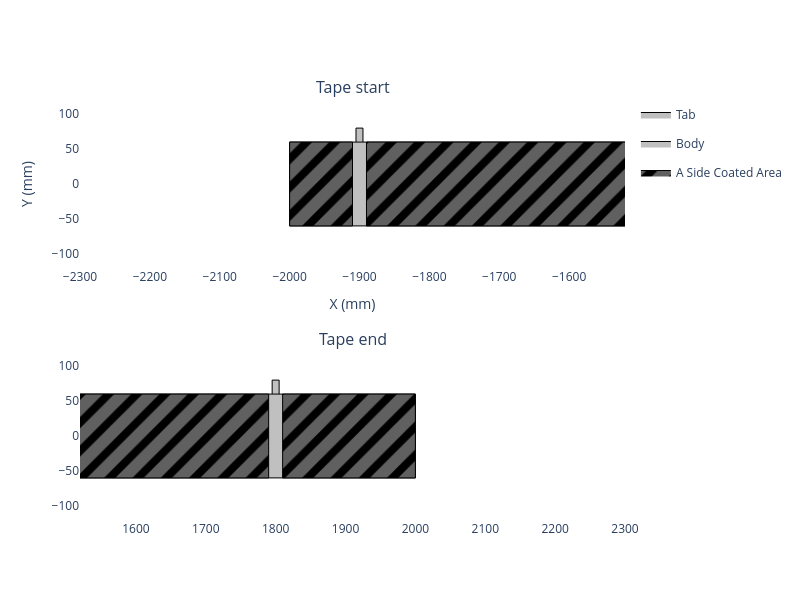

The notebook cell this image was saved under:
### Code cell
# Create the current collector object

current_collector_tab = WeldTab(
    material=tab_current_collector_material,
    width=10,
    length=100,
    thickness=10
)

cathode_current_collector = TabWeldedCurrentCollector(
    material=cathode_current_collector_material,
    weld_tab=current_collector_tab,
    tab_overhang=20,
    skip_coat_width=20,
    length=4000,
    width=120,
    thickness=12,
    weld_tab_positions=[100, 500, 1500, 2500, 3500, 3800],
    tab_weld_side='b'
)

cathode_current_collector.get_top_down_view(width=800, height=600).show()

### Figure 1 — Plotly figure (JSON) as saved in the notebook; plotly's stock layout.template omitted (floating-point values rounded to 4 significant figures)
{"data": [{"fill": "toself", "fillcolor": "#C0C0C0", "legendgroup": "Tab", "line": {"color": "black", "width": 1}, "mode": "lines", "name": "Tab", "showlegend": true, "type": "scatter", "x": [-1905.0, -1905.0, -1895.0, -1895.0, -1905.0], "xaxis": "x", "y": [-20.0, 80.0, 80.0, -20.0, -20.0], "yaxis": "y"}, {"fill": "toself", "fillcolor": "#C0C0C0", "legendgroup": "Tab", "line": {"color": "black", "width": 1}, "mode": "lines", "name": "Tab", "showlegend": false, "type": "scatter", "x": [-1905.0, -1905.0, -1895.0, -1895.0, -1905.0], "xaxis": "x2", "y": [-20.0, 80.0, 80.0, -20.0, -20.0], "yaxis": "y2"}, {"fill": "toself", "fillcolor": "#C0C0C0", "legendgroup": "Tab", "line": {"color": "black", "width": 1}, "mode": "lines", "name": "Tab", "showlegend": false, "type": "scatter", "x": [-1505.0, -1505.0, -1495.0, -1495.0, -1505.0], "xaxis": "x", "y": [-20.0, 80.0, 80.0, -20.0, -20.0], "yaxis": "y"}, {"fill": "toself", "fillcolor": "#C0C0C0", "legendgroup": "Tab", "line": {"color": "black", "width": 1}, "mode": "lines", "name": "Tab", "showlegend": false, "type": "scatter", "x": [-1505.0, -1505.0, -1495.0, -1495.0, -1505.0], "xaxis": "x2", "y": [-20.0, 80.0, 80.0, -20.0, -20.0], "yaxis": "y2"}, {"fill": "toself", "fillcolor": "#C0C0C0", "legendgroup": "Tab", "line": {"color": "black", "width": 1}, "mode": "lines", "name": "Tab", "showlegend": false, "type": "scatter", "x": [-505.0, -505.0, -495.0, -495.0, -505.0], "xaxis": "x", "y": [-20.0, 80.0, 80.0, -20.0, -20.0], "yaxis": "y"}, {"fill": "toself", "fillcolor": "#C0C0C0", "legendgroup": "Tab", "line": {"color": "black", "width": 1}, "mode": "lines", "name": "Tab", "showlegend": false, "type": "scatter", "x": [-505.0, -505.0, -495.0, -495.0, -505.0], "xaxis": "x2", "y": [-20.0, 80.0, 80.0, -20.0, -20.0], "yaxis": "y2"}, {"fill": "toself", "fillcolor": "#C0C0C0", "legendgroup": "Tab", "line": {"color": "black", "width": 1}, "mode": "lines", "name": "Tab", "showlegend": false, "type": "scatter", "x": [495.0, 495.0, 505.0, 505.0, 495.0], "xaxis": "x", "y": [-20.0, 80.0, 80.0, -20.0, -20.0], "yaxis": "y"}, {"fill": "toself", "fillcolor": "#C0C0C0", "legendgroup": "Tab", "line": {"color": "black", "width": 1}, "mode": "lines", "name": "Tab", "showlegend": false, "type": "scatter", "x": [495.0, 495.0, 505.0, 505.0, 495.0], "xaxis": "x2", "y": [-20.0, 80.0, 80.0, -20.0, -20.0], "yaxis": "y2"}, {"fill": "toself", "fillcolor": "#C0C0C0", "legendgroup": "Tab", "line": {"color": "black", "width": 1}, "mode": "lines", "name": "Tab", "showlegend": false, "type": "scatter", "x": [1495.0, 1495.0, 1505.0, 1505.0, 1495.0], "xaxis": "x", "y": [-20.0, 80.0, 80.0, -20.0, -20.0], "yaxis": "y"}, {"fill": "toself", "fillcolor": "#C0C0C0", "legendgroup": "Tab", "line": {"color": "black", "width": 1}, "mode": "lines", "name": "Tab", "showlegend": false, "type": "scatter", "x": [1495.0, 1495.0, 1505.0, 1505.0, 1495.0], "xaxis": "x2", "y": [-20.0, 80.0, 80.0, -20.0, -20.0], "yaxis": "y2"}, {"fill": "toself", "fillcolor": "#C0C0C0", "legendgroup": "Tab", "line": {"color": "black", "width": 1}, "mode": "lines", "name": "Tab", "showlegend": false, "type": "scatter", "x": [1795.0, 1795.0, 1805.0, 1805.0, 1795.0], "xaxis": "x", "y": [-20.0, 80.0, 80.0, -20.0, -20.0], "yaxis": "y"}, {"fill": "toself", "fillcolor": "#C0C0C0", "legendgroup": "Tab", "line": {"color": "black", "width": 1}, "mode": "lines", "name": "Tab", "showlegend": false, "type": "scatter", "x": [1795.0, 1795.0, 1805.0, 1805.0, 1795.0], "xaxis": "x2", "y": [-20.0, 80.0, 80.0, -20.0, -20.0], "yaxis": "y2"}, {"fill": "toself", "fillcolor": "#C0C0C0", "legendgroup": "Body", "line": {"color": "black", "width": 1}, "mode": "lines", "name": "Body", "showlegend": true, "type": "scatter", "x": [-2000.0, -2000.0, 2000.0, 2000.0, -2000.0], "xaxis": "x", "y": [-60.0, 60.0, 60.0, -60.0, -60.0], "yaxis": "y"}, {"fill": "toself", "fillcolor": "#C0C0C0", "legendgroup": "Body", "line": {"color": "black", "width": 1}, "mode": "lines", "name": "Body", "showlegend": false, "type": "scatter", "x": [-2000.0, -2000.0, 2000.0, 2000.0, -2000.0], "xaxis": "x2", "y": [-60.0, 60.0, 60.0, -60.0, -60.0], "yaxis": "y2"}, {"fill": "toself", "fillcolor": "black", "fillpattern": {"fgcolor": "#C0C0C0", "shape": "/", "size": 20, "solidity": 0.6}, "legendgroup": "A Side Coated Area", "line": {"color": "black", "width": 1}, "mode": "lines", "name": "A Side Coated Area", "type": "scatter", "x": [-2000.0, -1910.0, -1910.0, -2000.0, -2000.0, NaN, -1890.0, -1510.0, -1510.0, -1890.0, -1890.0, NaN, -1490.0, -510.0, -510.0, -1490.0, -1490.0, NaN, -490.0, 490.0, 490.0, -490.0, -490.0, NaN, 510.0, 1490.0, 1490.0, 510.0, 510.0, NaN, 1510.0, 1790.0, 1790.0, 1510.0, 1510.0, NaN, 1810.0, 2000.0, 2000.0, 1810.0, 1810.0], "xaxis": "x", "y": [-60.0, -60.0, 60.0, 60.0, -60.0, NaN, -60.0, -60.0, 60.0, 60.0, -60.0, NaN, -60.0, -60.0, 60.0, 60.0, -60.0, NaN, -60.0, -60.0, 60.0, 60.0, -60.0, NaN, -60.0, -60.0, 60.0, 60.0, -60.0, NaN, -60.0, -60.0, 60.0, 60.0, -60.0, NaN, -60.0, -60.0, 60.0, 60.0, -60.0], "yaxis": "y"}, {"fill": "toself", "fillcolor": "black", "fillpattern": {"fgcolor": "#C0C0C0", "shape": "/", "size": 20, "solidity": 0.6}, "legendgroup": "A Side Coated Area", "line": {"color": "black", "width": 1}, "mode": "lines", "name": "A Side Coated Area", "showlegend": false, "type": "scatter", "x": [-2000.0, -1910.0, -1910.0, -2000.0, -2000.0, NaN, -1890.0, -1510.0, -1510.0, -1890.0, -1890.0, NaN, -1490.0, -510.0, -510.0, -1490.0, -1490.0, NaN, -490.0, 490.0, 490.0, -490.0, -490.0, NaN, 510.0, 1490.0, 1490.0, 510.0, 510.0, NaN, 1510.0, 1790.0, 1790.0, 1510.0, 1510.0, NaN, 1810.0, 2000.0, 2000.0, 1810.0, 1810.0], "xaxis": "x2", "y": [-60.0, -60.0, 60.0, 60.0, -60.0, NaN, -60.0, -60.0, 60.0, 60.0, -60.0, NaN, -60.0, -60.0, 60.0, 60.0, -60.0, NaN, -60.0, -60.0, 60.0, 60.0, -60.0, NaN, -60.0, -60.0, 60.0, 60.0, -60.0, NaN, -60.0, -60.0, 60.0, 60.0, -60.0, NaN, -60.0, -60.0, 60.0, 60.0, -60.0], "yaxis": "y2"}], "layout": {"annotations": [{"font": {"size": 16}, "showarrow": false, "text": "Tape start", "x": 0.5, "xanchor": "center", "xref": "paper", "y": 1.0, "yanchor": "bottom", "yref": "paper"}, {"font": {"size": 16}, "showarrow": false, "text": "Tape end", "x": 0.5, "xanchor": "center", "xref": "paper", "y": 0.4, "yanchor": "bottom", "yref": "paper"}], "height": 600, "paper_bgcolor": "white", "plot_bgcolor": "white", "width": 800, "xaxis": {"anchor": "y", "domain": [0.0, 1.0], "range": [-2300.0, -1520.0], "scaleanchor": "y", "showgrid": false, "title": {"text": "X (mm)"}, "zeroline": false}, "xaxis2": {"anchor": "y2", "domain": [0.0, 1.0], "range": [1520.0, 2300.0], "scaleanchor": "y2"}, "yaxis": {"anchor": "x", "domain": [0.6, 1.0], "range": [-60.0, 60.0], "showgrid": false, "title": {"text": "Y (mm)"}, "zeroline": false}, "yaxis2": {"anchor": "x2", "domain": [0.0, 0.4], "range": [-60.0, 60.0]}}}
